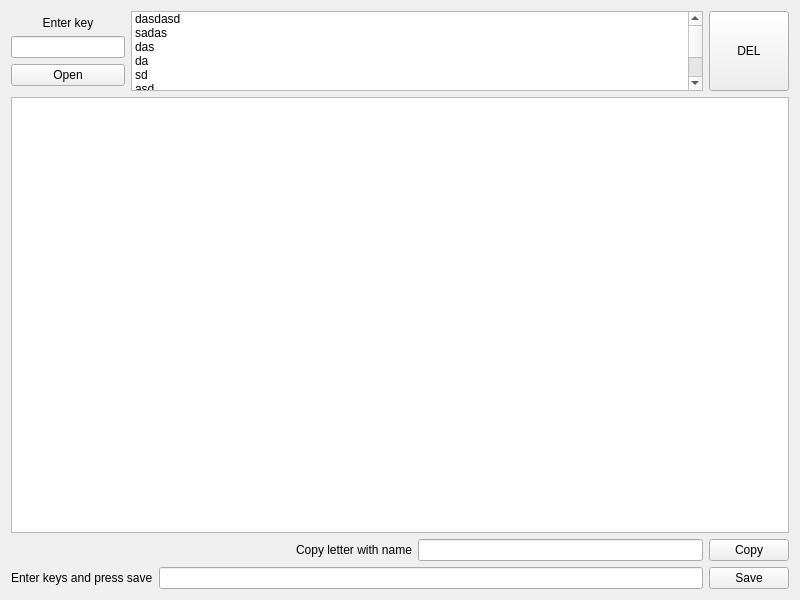
<?xml version="1.0" encoding="UTF-8"?>
<ui version="4.0">
 <class>Form</class>
 <widget class="QWidget" name="Form">
  <property name="geometry">
   <rect>
    <x>0</x>
    <y>0</y>
    <width>800</width>
    <height>600</height>
   </rect>
  </property>
  <property name="minimumSize">
   <size>
    <width>800</width>
    <height>600</height>
   </size>
  </property>
  <property name="windowTitle">
   <string>LetterSaver</string>
  </property>
  <layout class="QHBoxLayout" name="horizontalLayout" stretch="10">
   <item>
    <layout class="QVBoxLayout" name="verticalLayoutMain" stretch="1,10,0,0">
     <item>
      <layout class="QHBoxLayout" name="horizontalLayoutLoad" stretch="1,5,0">
       <item>
        <layout class="QVBoxLayout" name="verticalLayoutOk" stretch="2,1,1,0,2">
         <item>
          <spacer name="verticalSpacer_2">
           <property name="orientation">
            <enum>Qt::Vertical</enum>
           </property>
           <property name="sizeHint" stdset="0">
            <size>
             <width>20</width>
             <height>40</height>
            </size>
           </property>
          </spacer>
         </item>
         <item>
          <widget class="QLabel" name="labelKey">
           <property name="text">
            <string>Enter key</string>
           </property>
           <property name="alignment">
            <set>Qt::AlignCenter</set>
           </property>
          </widget>
         </item>
         <item>
          <widget class="QLineEdit" name="lineEditKey"/>
         </item>
         <item>
          <widget class="QPushButton" name="pushButtonOpen">
           <property name="text">
            <string>Open</string>
           </property>
          </widget>
         </item>
         <item>
          <spacer name="verticalSpacer">
           <property name="orientation">
            <enum>Qt::Vertical</enum>
           </property>
           <property name="sizeHint" stdset="0">
            <size>
             <width>20</width>
             <height>40</height>
            </size>
           </property>
          </spacer>
         </item>
        </layout>
       </item>
       <item>
        <widget class="QListWidget" name="listWidget">
         <property name="autoScrollMargin">
          <number>16</number>
         </property>
         <property name="batchSize">
          <number>100</number>
         </property>
         <item>
          <property name="text">
           <string>dasdasd</string>
          </property>
         </item>
         <item>
          <property name="text">
           <string>sadas</string>
          </property>
         </item>
         <item>
          <property name="text">
           <string>das</string>
          </property>
         </item>
         <item>
          <property name="text">
           <string>da</string>
          </property>
         </item>
         <item>
          <property name="text">
           <string>sd</string>
          </property>
         </item>
         <item>
          <property name="text">
           <string>asd</string>
          </property>
         </item>
         <item>
          <property name="text">
           <string>ad</string>
          </property>
         </item>
         <item>
          <property name="text">
           <string>New Item</string>
          </property>
         </item>
        </widget>
       </item>
       <item>
        <widget class="QPushButton" name="pushButton">
         <property name="minimumSize">
          <size>
           <width>0</width>
           <height>80</height>
          </size>
         </property>
         <property name="text">
          <string>DEL</string>
         </property>
         <property name="shortcut">
          <string/>
         </property>
         <property name="autoDefault">
          <bool>false</bool>
         </property>
         <property name="default">
          <bool>false</bool>
         </property>
         <property name="flat">
          <bool>false</bool>
         </property>
        </widget>
       </item>
      </layout>
     </item>
     <item>
      <widget class="QPlainTextEdit" name="plainTextEditLetter"/>
     </item>
     <item>
      <layout class="QHBoxLayout" name="horizontalLayoutCopy">
       <item>
        <spacer name="horizontalSpacer">
         <property name="orientation">
          <enum>Qt::Horizontal</enum>
         </property>
         <property name="sizeHint" stdset="0">
          <size>
           <width>40</width>
           <height>20</height>
          </size>
         </property>
        </spacer>
       </item>
       <item>
        <widget class="QLabel" name="labelName">
         <property name="frameShape">
          <enum>QFrame::NoFrame</enum>
         </property>
         <property name="text">
          <string>Copy letter with name</string>
         </property>
        </widget>
       </item>
       <item>
        <widget class="QLineEdit" name="lineEditName"/>
       </item>
       <item>
        <widget class="QPushButton" name="pushButtonCopy">
         <property name="text">
          <string>Copy</string>
         </property>
        </widget>
       </item>
      </layout>
     </item>
     <item>
      <layout class="QHBoxLayout" name="horizontalLayoutSave">
       <item>
        <widget class="QLabel" name="labelKeysSave">
         <property name="text">
          <string>Enter keys and press save</string>
         </property>
        </widget>
       </item>
       <item>
        <widget class="QLineEdit" name="lineEditKeysSave"/>
       </item>
       <item>
        <widget class="QPushButton" name="pushButtonSave">
         <property name="text">
          <string>Save</string>
         </property>
        </widget>
       </item>
      </layout>
     </item>
    </layout>
   </item>
  </layout>
 </widget>
 <resources/>
 <connections/>
</ui>
